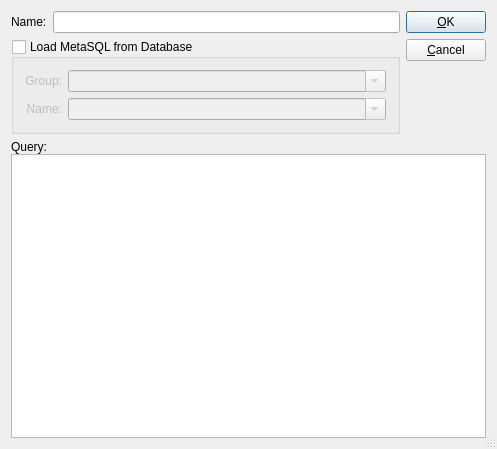
<ui version="4.0" >
 <comment> * OpenRPT report writer and rendering engine
 * Copyright (C) 2001-2012 by OpenMFG, LLC
 *
 * This library is free software; you can redistribute it and/or
 * modify it under the terms of the GNU Lesser General Public
 * License as published by the Free Software Foundation; either
 * version 2.1 of the License, or (at your option) any later version.
 *
 * This library is distributed in the hope that it will be useful,
 * but WITHOUT ANY WARRANTY; without even the implied warranty of
 * MERCHANTABILITY or FITNESS FOR A PARTICULAR PURPOSE. See the GNU
 * Lesser General Public License for more details.
 *
 * You should have received a copy of the GNU Lesser General Public
 * License along with this library; if not, write to the Free Software
 * Foundation, Inc., 59 Temple Place, Suite 330, Boston, MA 02111-1307 USA
 * Please contact info@openmfg.com with any questions on this license.</comment>
 <class>QueryEditor</class>
 <widget class="QDialog" name="QueryEditor" >
  <property name="geometry" >
   <rect>
    <x>0</x>
    <y>0</y>
    <width>497</width>
    <height>449</height>
   </rect>
  </property>
  <property name="windowTitle" >
   <string>Query Editor</string>
  </property>
  <property name="sizeGripEnabled" >
   <bool>true</bool>
  </property>
  <layout class="QVBoxLayout" name="verticalLayout_3" >
   <item>
    <layout class="QHBoxLayout" name="horizontalLayout" >
     <item>
      <layout class="QVBoxLayout" name="verticalLayout_2" >
       <item>
        <layout class="QHBoxLayout" >
         <property name="spacing" >
          <number>6</number>
         </property>
         <property name="margin" >
          <number>0</number>
         </property>
         <item>
          <widget class="QLabel" name="labelName" >
           <property name="text" >
            <string>Name:</string>
           </property>
           <property name="buddy" >
            <cstring>tbName</cstring>
           </property>
          </widget>
         </item>
         <item>
          <widget class="QLineEdit" name="tbName" />
         </item>
        </layout>
       </item>
       <item>
        <widget class="QGroupBox" name="_metasql" >
         <property name="title" >
          <string>Load MetaSQL from Database</string>
         </property>
         <property name="checkable" >
          <bool>true</bool>
         </property>
         <property name="checked" >
          <bool>false</bool>
         </property>
         <layout class="QGridLayout" name="gridLayout" >
          <item row="0" column="0" >
           <widget class="QLabel" name="_mqlGroupLit" >
            <property name="text" >
             <string>Group:</string>
            </property>
            <property name="alignment" >
             <set>Qt::AlignRight|Qt::AlignTrailing|Qt::AlignVCenter</set>
            </property>
            <property name="buddy" >
             <cstring>_mqlGroup</cstring>
            </property>
           </widget>
          </item>
          <item row="0" column="1" >
           <widget class="QComboBox" name="_mqlGroup" >
            <property name="sizePolicy" >
             <sizepolicy vsizetype="Fixed" hsizetype="Expanding" >
              <horstretch>0</horstretch>
              <verstretch>0</verstretch>
             </sizepolicy>
            </property>
            <property name="editable" >
             <bool>true</bool>
            </property>
           </widget>
          </item>
          <item row="1" column="0" >
           <widget class="QLabel" name="_mqlNameLit" >
            <property name="text" >
             <string>Name:</string>
            </property>
            <property name="alignment" >
             <set>Qt::AlignRight|Qt::AlignTrailing|Qt::AlignVCenter</set>
            </property>
            <property name="buddy" >
             <cstring>_mqlName</cstring>
            </property>
           </widget>
          </item>
          <item row="1" column="1" >
           <widget class="QComboBox" name="_mqlName" >
            <property name="sizePolicy" >
             <sizepolicy vsizetype="Fixed" hsizetype="Expanding" >
              <horstretch>0</horstretch>
              <verstretch>0</verstretch>
             </sizepolicy>
            </property>
            <property name="editable" >
             <bool>true</bool>
            </property>
           </widget>
          </item>
         </layout>
        </widget>
       </item>
      </layout>
     </item>
     <item>
      <layout class="QVBoxLayout" >
       <property name="spacing" >
        <number>6</number>
       </property>
       <property name="margin" >
        <number>0</number>
       </property>
       <item>
        <widget class="QPushButton" name="btnOk" >
         <property name="text" >
          <string>&amp;OK</string>
         </property>
         <property name="default" >
          <bool>true</bool>
         </property>
        </widget>
       </item>
       <item>
        <widget class="QPushButton" name="btnCancel" >
         <property name="text" >
          <string>&amp;Cancel</string>
         </property>
        </widget>
       </item>
       <item>
        <spacer>
         <property name="orientation" >
          <enum>Qt::Vertical</enum>
         </property>
         <property name="sizeType" >
          <enum>QSizePolicy::Expanding</enum>
         </property>
         <property name="sizeHint" stdset="0" >
          <size>
           <width>20</width>
           <height>20</height>
          </size>
         </property>
        </spacer>
       </item>
      </layout>
     </item>
    </layout>
   </item>
   <item>
    <widget class="QFrame" name="frame" >
     <property name="sizePolicy" >
      <sizepolicy vsizetype="Expanding" hsizetype="Preferred" >
       <horstretch>0</horstretch>
       <verstretch>1</verstretch>
      </sizepolicy>
     </property>
     <property name="frameShape" >
      <enum>QFrame::NoFrame</enum>
     </property>
     <property name="frameShadow" >
      <enum>QFrame::Plain</enum>
     </property>
     <property name="lineWidth" >
      <number>0</number>
     </property>
     <layout class="QVBoxLayout" name="verticalLayout" >
      <property name="spacing" >
       <number>0</number>
      </property>
      <property name="margin" >
       <number>0</number>
      </property>
      <item>
       <widget class="QLabel" name="labelQuery" >
        <property name="text" >
         <string>Query:</string>
        </property>
        <property name="buddy" >
         <cstring>tbQuery</cstring>
        </property>
       </widget>
      </item>
      <item>
       <widget class="QTextEdit" name="tbQuery" >
        <property name="font" >
         <font>
          <family>Courier</family>
          <pointsize>10</pointsize>
          <weight>50</weight>
          <italic>false</italic>
          <bold>false</bold>
          <underline>false</underline>
          <strikeout>false</strikeout>
         </font>
        </property>
       </widget>
      </item>
     </layout>
    </widget>
   </item>
  </layout>
 </widget>
 <layoutdefault spacing="6" margin="11" />
 <tabstops>
  <tabstop>tbName</tabstop>
  <tabstop>_metasql</tabstop>
  <tabstop>_mqlGroup</tabstop>
  <tabstop>_mqlName</tabstop>
  <tabstop>tbQuery</tabstop>
  <tabstop>btnOk</tabstop>
  <tabstop>btnCancel</tabstop>
 </tabstops>
 <resources/>
 <connections>
  <connection>
   <sender>btnOk</sender>
   <signal>clicked()</signal>
   <receiver>QueryEditor</receiver>
   <slot>accept()</slot>
   <hints>
    <hint type="sourcelabel" >
     <x>471</x>
     <y>37</y>
    </hint>
    <hint type="destinationlabel" >
     <x>471</x>
     <y>81</y>
    </hint>
   </hints>
  </connection>
  <connection>
   <sender>btnCancel</sender>
   <signal>clicked()</signal>
   <receiver>QueryEditor</receiver>
   <slot>reject()</slot>
   <hints>
    <hint type="sourcelabel" >
     <x>431</x>
     <y>64</y>
    </hint>
    <hint type="destinationlabel" >
     <x>431</x>
     <y>86</y>
    </hint>
   </hints>
  </connection>
  <connection>
   <sender>_metasql</sender>
   <signal>toggled(bool)</signal>
   <receiver>tbQuery</receiver>
   <slot>setDisabled(bool)</slot>
   <hints>
    <hint type="sourcelabel" >
     <x>133</x>
     <y>140</y>
    </hint>
    <hint type="destinationlabel" >
     <x>133</x>
     <y>181</y>
    </hint>
   </hints>
  </connection>
 </connections>
</ui>
